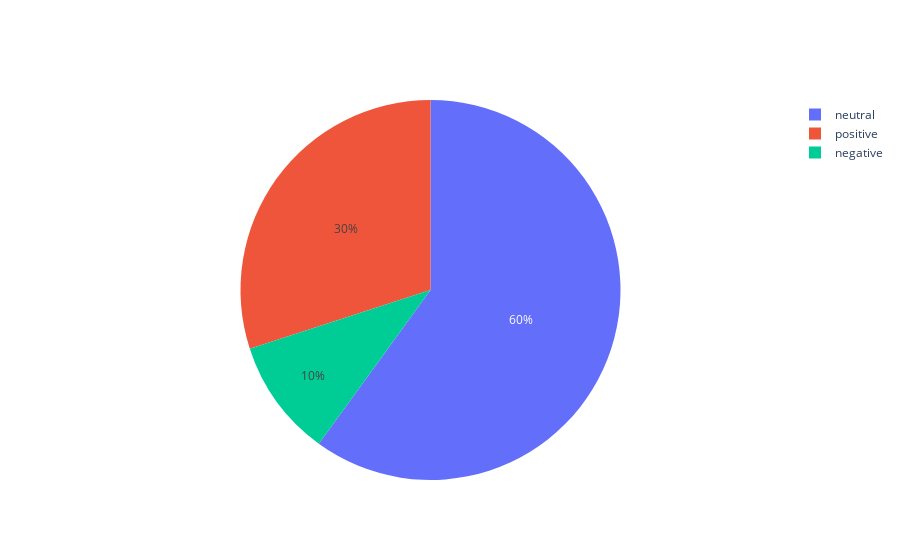

Notebook source saved alongside this figure:
### Code cell
values = [pos,neg,neu]
import plotly.graph_objects as go
fig = go.Figure(data=[go.Pie(labels=groups, values=values)])
fig.show()

### Figure 1 — Plotly figure (JSON) as saved in the notebook; plotly's stock layout.template omitted (floating-point values rounded to 4 significant figures)
{"data": [{"labels": ["positive", "negative", "neutral"], "type": "pie", "values": [15, 5, 30]}], "layout": {}}
